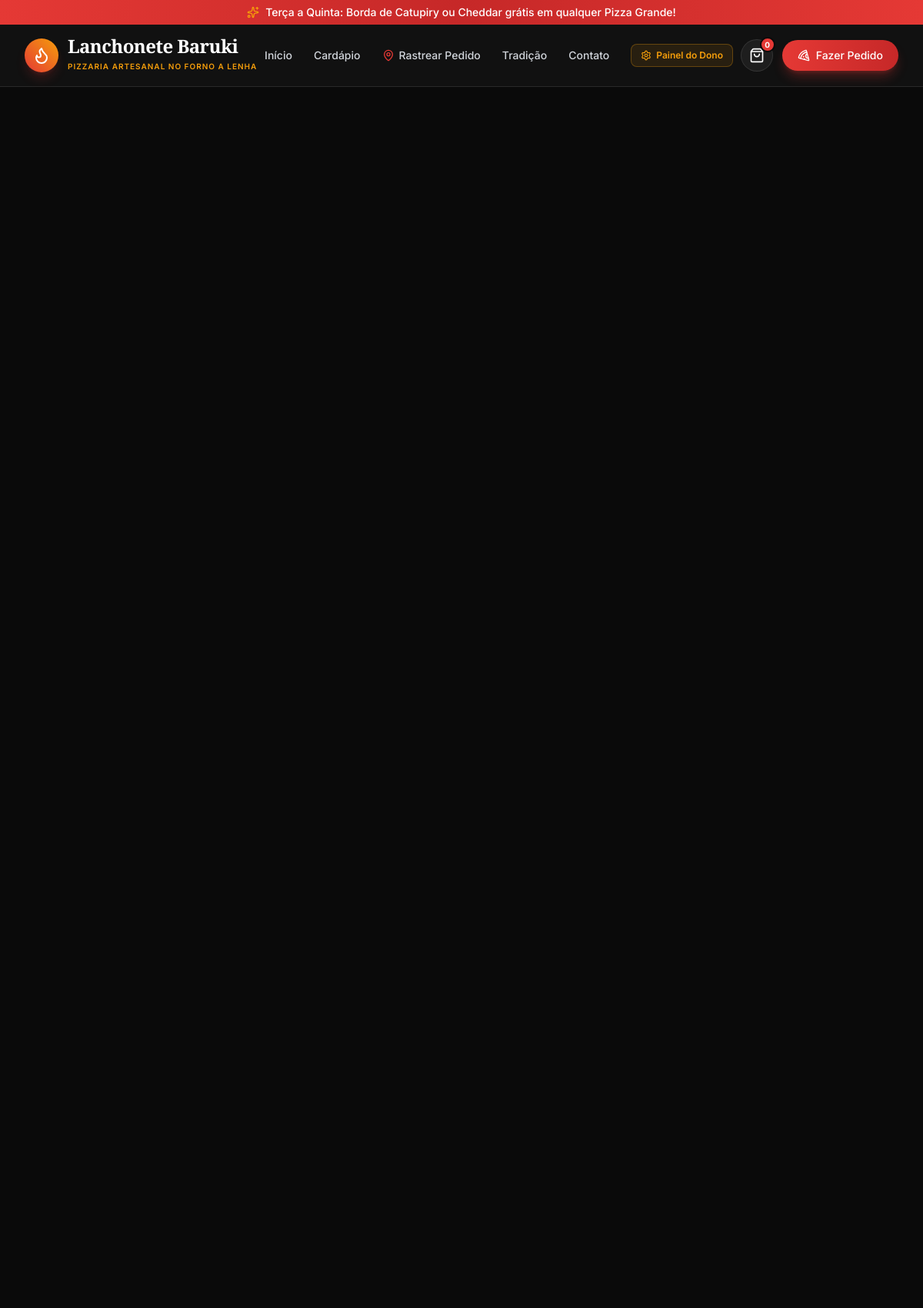
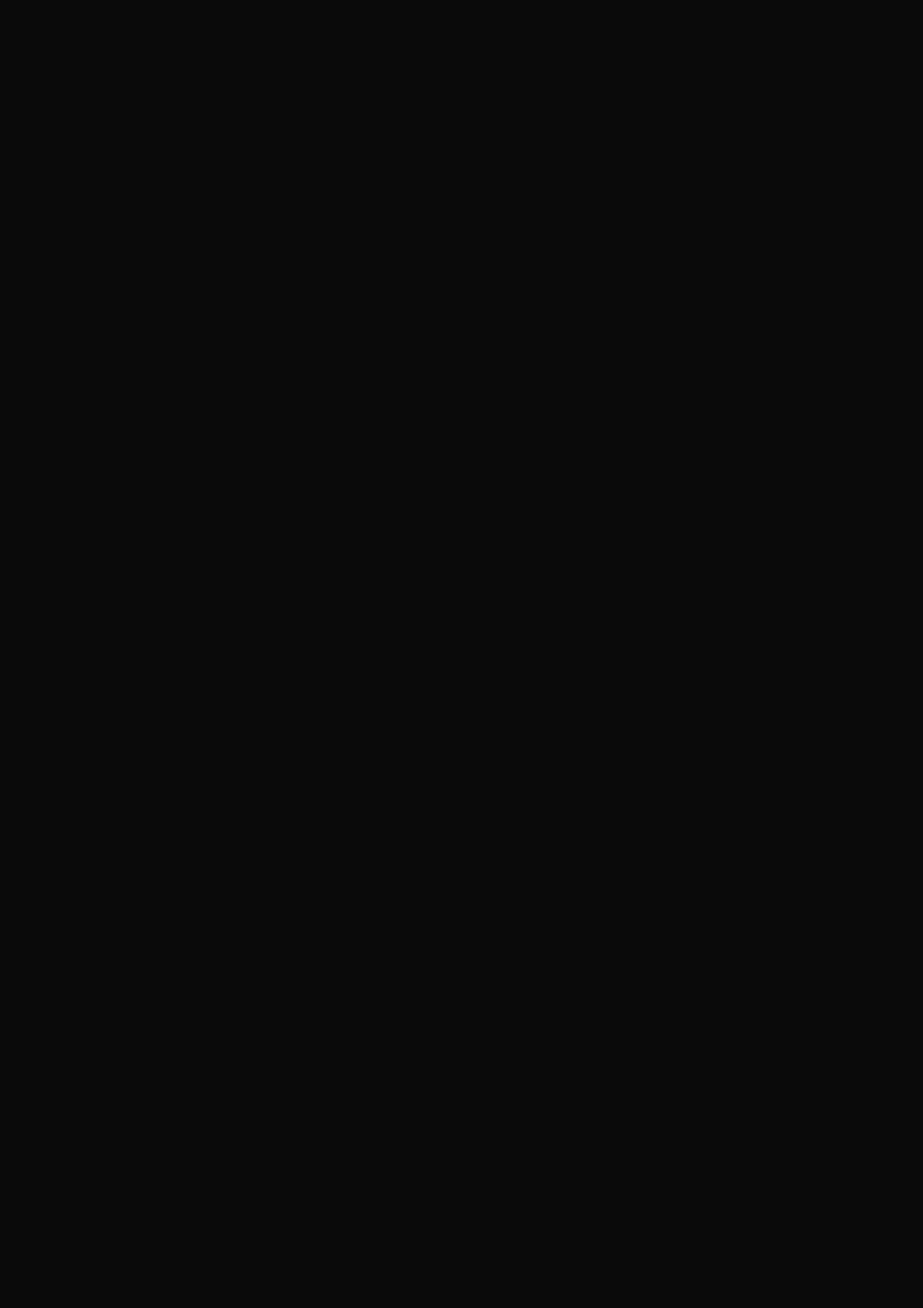
The page / (upper part) on the database its author committed (2 pictures, top to bottom).
### tables this page shows
CREATE TABLE settings (
            key TEXT PRIMARY KEY,
            value TEXT
        );

### app.py (the view)
@app.route('/')
def index():
    conn = get_db_connection()
    featured_pizzas = conn.execute(
        "SELECT * FROM products WHERE is_pizza = 1 AND active = 1 LIMIT 6"
    ).fetchall()
    conn.close()
    return render_template('index.html', featured_pizzas=featured_pizzas)

### app.py (called while the page is built, shortened)
@app.template_filter('currency')
def currency_filter(value):
    try:
        val = float(value)
        return f"R$ {val:,.2f}".replace(',', 'X').replace('.', ',').replace('X', '.')
    except (ValueError, TypeError):
        return "R$ 0,00"

def get_cart():
    raw_cart = session.get('cart', [])
    if not isinstance(raw_cart, list):
        raw_cart = []
    cleaned = []
    session['cart'] = cleaned
    return session['cart']

@app.context_processor
def inject_global_data():
    cart = get_cart()
    total_qty = sum(int(item.get('quantity', 1)) for item in cart if isinstance(item, dict))
    subtotal = sum(float(item.get('total_price', 0.0)) for item in cart if isinstance(item, dict))
    settings = get_all_settings()
    return {
        'cart_count': total_qty,
        'cart_subtotal': subtotal,
        'settings': settings
    }

### database.py (called while the page is built)
def get_db_connection():
    conn = sqlite3.connect(DB_PATH, timeout=10.0)
    conn.row_factory = sqlite3.Row
    return conn

def get_all_settings():
    try:
        conn = get_db_connection()
        rows = conn.execute("SELECT key, value FROM settings").fetchall()
        conn.close()
        return {row['key']: row['value'] for row in rows}
    except Exception as e:
        print(f"Aviso ao ler settings: {e}")
        return {}

### templates/index.html (shortened to what this page needs)
{% extends "base.html" %}
{% block content %}
<section class="relative min-h-[85vh] flex items-center justify-center overflow-hidden py-16">
    <div class="absolute inset-0 z-0">
        <img src="https://images.unsplash.com/photo-1513104890138-7c749659a591?auto=format&fit=crop&w=2000&q=80"
             alt="Pizza Artesanal"
             class="w-full h-full object-cover brightness-[0.25] scale-105 motion-safe:animate-subtle-zoom">
        <div class="absolute inset-0 bg-gradient-to-t from-brand-darker via-brand-darker/60 to-transparent"></div>
    </div>
</section>
{% endblock %}

### templates/base.html (shortened to what this page needs)
<!DOCTYPE html>
<html lang="pt-BR" class="scroll-smooth">
<head>
    <script src="https://cdn.tailwindcss.com"></script>
    <link rel="stylesheet" href="{{ url_for('static', filename='css/style.css') }}">
</head>
<body class="bg-brand-darker text-gray-200 font-sans antialiased selection:bg-brand-red selection:text-white flex flex-col min-h-screen">
    {% if settings.promo_banner %}
    <div class="bg-gradient-to-r from-brand-red via-brand-darkRed to-brand-red text-white text-xs sm:text-sm font-medium py-1.5 px-4 text-center flex items-center justify-center gap-2">
        <i data-lucide="sparkles" class="w-4 h-4 text-brand-gold"></i>
        <span>{{ settings.promo_banner }}</span>
    </div>
    {% endif %}
    <header class="sticky top-0 z-40 bg-brand-dark/95 backdrop-blur-md border-b border-white/10">
        <div class="max-w-7xl mx-auto px-4 sm:px-6 lg:px-8 h-20 flex items-center justify-between">
            <a href="{{ url_for('index') }}" class="flex items-center gap-3 group">
                <div class="w-11 h-11 rounded-full bg-gradient-to-tr from-brand-red to-brand-gold flex items-center justify-center text-white shadow-lg shadow-brand-red/20 group-hover:scale-105 transition-transform">
                    <i data-lucide="flame" class="w-6 h-6"></i>
                </div>
                <div>
                    <span class="font-serif text-2xl font-bold tracking-tight text-white block leading-none">{{ settings.pizzeria_name }}</span>
                    <span class="text-[10px] uppercase tracking-widest text-brand-gold font-semibold">{{ settings.pizzeria_tagline }}</span>
                </div>
            </a>
            <nav class="hidden md:flex items-center gap-7 text-sm font-medium">
                <a href="{{ url_for('index') }}" class="text-gray-300 hover:text-brand-gold transition-colors">Início</a>
                <a href="{{ url_for('menu') }}" class="text-gray-300 hover:text-brand-gold transition-colors">Cardápio</a>
                <a href="{{ url_for('tracking_lookup') }}" class="text-gray-300 hover:text-brand-gold transition-colors flex items-center gap-1.5">
                    <i data-lucide="map-pin" class="w-4 h-4 text-brand-red"></i>
                    <span>Rastrear Pedido</span>
                </a>
                <a href="{{ url_for('index') }}#diferenciais" class="text-gray-300 hover:text-brand-gold transition-colors">Tradição</a>
                <a href="{{ url_for('index') }}#contato" class="text-gray-300 hover:text-brand-gold transition-colors">Contato</a>
                <a href="{{ url_for('admin_dashboard') }}" class="text-xs bg-brand-gold/10 hover:bg-brand-gold/20 px-3 py-1.5 rounded-lg border border-brand-gold/30 text-brand-gold hover:text-white transition-all flex items-center gap-1.5 font-semibold">
                    <i data-lucide="settings" class="w-3.5 h-3.5"></i>
                    <span>Painel do Dono</span>
                </a>
            </nav>
            <div class="flex items-center gap-3">
                <a href="{{ url_for('view_cart') }}" class="relative bg-brand-surface hover:bg-brand-surfaceLight border border-white/10 p-2.5 rounded-full text-white transition-all hover:scale-105">
                    <i data-lucide="shopping-bag" class="w-5 h-5"></i>
                    <span id="global-cart-count" class="absolute -top-1 -right-1 bg-brand-red text-white text-[10px] font-bold w-5 h-5 rounded-full flex items-center justify-center border-2 border-brand-darker">
                        {{ cart_count }}
                    </span>
                </a>
                <a href="{{ url_for('menu') }}" class="hidden sm:inline-flex items-center gap-2 bg-gradient-to-r from-brand-red to-brand-darkRed hover:brightness-110 text-white px-5 py-2.5 rounded-full font-medium text-sm transition-all shadow-lg shadow-brand-red/30">
                    <i data-lucide="pizza" class="w-4 h-4"></i>
                    <span>Fazer Pedido</span>
                </a>
            </div>
        </div>
    </header>
    <main class="flex-1">
        {% block content %}{% endblock %}
    </main>
</body>
</html>

### rows shown on the page
settings: promo_banner "Terça a Quinta: Borda de Catupiry ou Cheddar grátis em qualquer Pizza Grande!"
settings: pizzeria_name "Lanchonete Baruki"
settings: pizzeria_tagline "PIZZARIA ARTESANAL NO FORNO A LENHA"

### other values the page prints
{{ cart_count }} "0"
